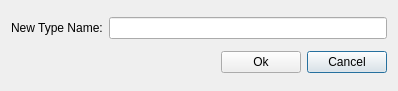
<?xml version="1.0" encoding="UTF-8"?>
<ui version="4.0">
 <class>NewTypeDialog</class>
 <widget class="QDialog" name="NewTypeDialog">
  <property name="geometry">
   <rect>
    <x>0</x>
    <y>0</y>
    <width>398</width>
    <height>91</height>
   </rect>
  </property>
  <property name="windowTitle">
   <string>New Type</string>
  </property>
  <property name="modal">
   <bool>true</bool>
  </property>
  <layout class="QGridLayout" name="gridLayout_2">
   <item row="0" column="1">
    <widget class="QLineEdit" name="mNewTypeLineEdit"/>
   </item>
   <item row="0" column="0">
    <widget class="QLabel" name="label">
     <property name="text">
      <string>New Type Name:</string>
     </property>
    </widget>
   </item>
   <item row="1" column="1">
    <layout class="QGridLayout" name="gridLayout">
     <item row="0" column="2">
      <widget class="QPushButton" name="mCancelButton">
       <property name="maximumSize">
        <size>
         <width>100</width>
         <height>16777215</height>
        </size>
       </property>
       <property name="text">
        <string>Cancel</string>
       </property>
      </widget>
     </item>
     <item row="0" column="1">
      <widget class="QPushButton" name="mOkButton">
       <property name="maximumSize">
        <size>
         <width>100</width>
         <height>16777215</height>
        </size>
       </property>
       <property name="text">
        <string>Ok</string>
       </property>
      </widget>
     </item>
     <item row="0" column="0">
      <spacer name="horizontalSpacer">
       <property name="orientation">
        <enum>Qt::Horizontal</enum>
       </property>
       <property name="sizeHint" stdset="0">
        <size>
         <width>40</width>
         <height>20</height>
        </size>
       </property>
      </spacer>
     </item>
    </layout>
   </item>
  </layout>
 </widget>
 <resources/>
 <connections/>
</ui>
